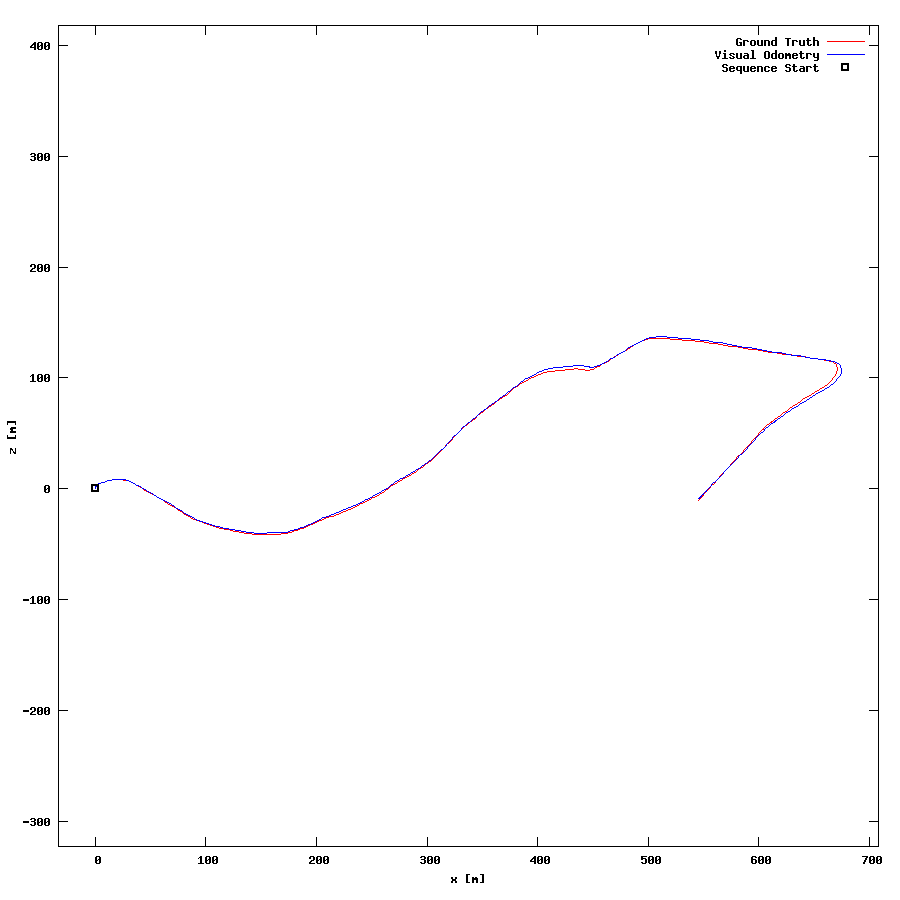

gnuplot code for this plot:
set term postscript eps enhanced color
set output "10.eps"
set size ratio -1
set xrange [-33:708]
set yrange [-323:418]
set xlabel "x [m]"
set ylabel "z [m]"
plot "10.txt" using 1:2 lc rgb "#FF0000" title 'Ground Truth' w lines,"10.txt" using 3:4 lc rgb "#0000FF" title 'Visual Odometry' w lines,"< head -1 10.txt" using 1:2 lc rgb "#000000" pt 4 ps 1 lw 2 title 'Sequence Start' w points
